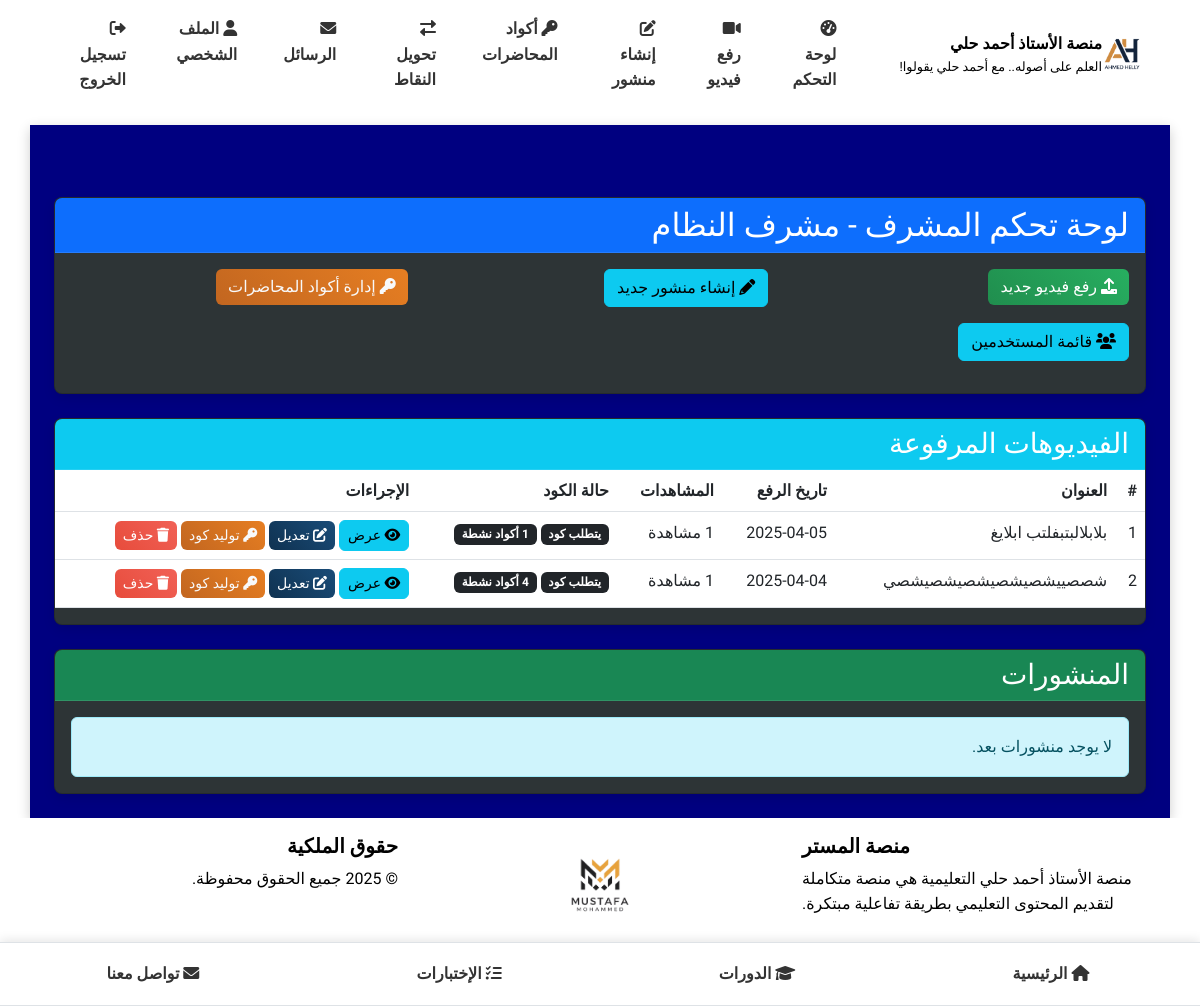
The page /admin/dashboard (signed in) on the database its author committed.
### models.py (models this page shows, shortened)
class User(UserMixin, db.Model):
    __tablename__ = 'users'
    id = db.Column(db.Integer, primary_key=True)
    username = db.Column(db.String(64), unique=True, nullable=False)
    full_name = db.Column(db.String(100), nullable=True)  # الاسم الثلاثي
    email = db.Column(db.String(100), nullable=True)  # البريد الإلكتروني للاستعادة
    phone = db.Column(db.String(20), nullable=True)   # رقم الهاتف للاستعادة
    password_hash = db.Column(db.String(256), nullable=False)
    role = db.Column(db.String(20), nullable=False)  # 'admin' or 'student'
    points = db.Column(db.Integer, default=0)  # نقاط المحفظة
    reset_token = db.Column(db.String(100), nullable=True)  # رمز استعادة كلمة المرور
    reset_token_expiry = db.Column(db.DateTime, nullable=True)  # تاريخ انتهاء صلاحية الرمز
    created_at = db.Column(db.DateTime, default=datetime.utcnow)  # تاريخ إنشاء الحساب
    videos = db.relationship('Video', backref='uploader', lazy='dynamic')
    comments = db.relationship('Comment', backref='author', lazy='dynamic')
    posts = db.relationship('Post', backref='author', lazy='dynamic')
    video_views = db.relationship('VideoView', backref='viewer', lazy='dynamic')
    def is_admin(self):
        return self.role == 'admin'

class Video(db.Model):
    __tablename__ = 'videos'
    id = db.Column(db.Integer, primary_key=True)
    title = db.Column(db.String(100), nullable=False)
    url = db.Column(db.String(200), nullable=True)  # يمكن أن يكون فارغًا في حالة رفع ملف
    file_path = db.Column(db.String(200), nullable=True)  # مسار الملف المرفوع
    description = db.Column(db.Text)
    uploaded_by = db.Column(db.Integer, db.ForeignKey('users.id'), nullable=False)
    created_at = db.Column(db.DateTime, default=datetime.utcnow)
    requires_code = db.Column(db.Boolean, default=True)  # هل تتطلب المحاضرة كود للوصول
    points_cost = db.Column(db.Integer, default=0)  # تكلفة الفيديو بالنقاط
    comments = db.relationship('Comment', backref='video', lazy='dynamic', cascade='all, delete-orphan')

### routes.py (the view)
@admin_bp.route('/dashboard')
@login_required
def dashboard():
    if not current_user.is_admin():
        abort(403)
    videos = Video.query.order_by(Video.created_at.desc()).all()
    posts = Post.query.order_by(Post.created_at.desc()).all()
    video_stats = {}
    for video in videos:
        views = VideoView.query.filter_by(video_id=video.id).all()
        viewers = User.query.join(VideoView, User.id == VideoView.user_id).filter(VideoView.video_id == video.id).all()
        active_codes = LectureCode.query.filter_by(video_id=video.id, is_active=True).all()
        video_stats[video.id] = {
            'views_count': len(views),
            'viewers': viewers,
            'active_codes': active_codes
        }
    return render_template('admin/dashboard.html', videos=videos, posts=posts, video_stats=video_stats)

### app.py (called while the page is built)
    @login_manager.user_loader
    def load_user(user_id):
        return User.query.get(int(user_id))

### routes.py (called while the page is built)
@app.context_processor
def inject_now():
    return {'now': datetime.now()}

### templates/admin/dashboard.html (shortened to what this page needs)
{% extends 'base.html' %}
{% block content %}
<div class="container mt-5 text-right">
    <div class="row">
        <div class="col-md-12">
            <div class="card mb-4">
                <div class="card-header bg-primary text-white">
                    <h2 class="mb-0">لوحة تحكم المشرف - {{ current_user.full_name }}</h2>
                </div>
                <div class="card-body">
                    <div class="row">
                        <div class="col-md-4 mb-3">
                            <a href="{{ url_for('admin.upload_video') }}" class="btn btn-success btn-block">
                                <i class="fa fa-upload"></i> رفع فيديو جديد
                            </a>
                        </div>
                        <div class="col-md-4 mb-3">
                            <a href="{{ url_for('admin.create_post') }}" class="btn btn-info btn-block">
                                <i class="fa fa-pencil"></i> إنشاء منشور جديد
                            </a>
                        </div>
                        <div class="col-md-4 mb-3">
                            <a href="{{ url_for('admin.lecture_codes') }}" class="btn btn-warning btn-block">
                                <i class="fa fa-key"></i> إدارة أكواد المحاضرات
                            </a>
                        </div>
                        <div class="col-md-4 mb-3">
                            <a href="{{ url_for('admin.users_list') }}" class="btn btn-info btn-block">
                                <i class="fas fa-users"></i> قائمة المستخدمين
                            </a>
                        </div>
                    </div>
                </div>
            </div>
            <div class="card mb-4">
                <div class="card-header bg-info text-white">
                    <h3 class="mb-0">الفيديوهات المرفوعة</h3>
                </div>
                <div class="card-body p-0">
                    {% if videos %}
                    <div class="table-responsive">
                        <table class="table table-hover">
                            <thead class="thead-light">
                                <tr>
                                    <th>#</th>
                                    <th>العنوان</th>
                                    <th>تاريخ الرفع</th>
                                    <th>المشاهدات</th>
                                    <th>حالة الكود</th>
                                    <th>الإجراءات</th>
                                </tr>
                            </thead>
                            <tbody>
                                {% for video in videos %}
                                <tr>
                                    <td>{{ loop.index }}</td>
                                    <td>{{ video.title }}</td>
                                    <td>{{ video.created_at.strftime('%Y-%m-%d') }}</td>
                                    <td>{{ video_stats[video.id]['views_count'] }} مشاهدة</td>
                                    <td>
                                        {% if video.requires_code %}
                                            <span class="badge bg-dark">يتطلب كود</span>
                                            {% if video_stats[video.id]['active_codes'] %}
                                                <span class="badge bg-dark">{{ video_stats[video.id]['active_codes']|length }} أكواد نشطة</span>
                                            {% else %}
                                                <span class="badge bg-dark">لا توجد أكواد نشطة</span>
                                            {% endif %}
                                        {% else %}
                                            <span class="badge bg-dark">متاح للجميع</span>
                                        {% endif %}
                                    </td>
                                    <td>
                                        <a href="{{ url_for('student.view_video', video_id=video.id) }}" class="btn btn-sm btn-info">
                                            <i class="fa fa-eye"></i> عرض
                                        </a>
                                        <a href="{{ url_for('admin.edit_video', video_id=video.id) }}" class="btn btn-sm btn-primary">
                                            <i class="fa fa-edit"></i> تعديل
                                        </a>
                                        {% if video.requires_code %}
                                            <form method="POST" action="{{ url_for('admin.create_lecture_code', video_id=video.id) }}" class="d-inline">
                                                <button type="submit" class="btn btn-sm btn-warning">
                                                    <i class="fa fa-key"></i> توليد كود
                                                </button>
                                            </form>
                                        {% endif %}
                                        <a href="{{ url_for('admin.delete_video', video_id=video.id) }}" class="btn btn-sm btn-danger" onclick="return confirm('هل أنت متأكد من حذف هذا الفيديو؟');">
                                            <i class="fa fa-trash"></i> حذف
                                        </a>
                                    </td>
                                </tr>
                                {% endfor %}
                            </tbody>
                        </table>
                    </div>
                    {% else %}
                    <div class="alert alert-info m-3">لا يوجد فيديوهات مرفوعة بعد.</div>
                    {% endif %}
                </div>
            </div>
            <div class="card">
                <div class="card-header bg-success text-white">
                    <h3 class="mb-0">المنشورات</h3>
                </div>
                <div class="card-body p-0">
                    {% if posts %}
                    <div class="table-responsive">
                        <table class="table table-hover">
                            <thead class="thead-light">
                                <tr>
                                    <th>#</th>
                                    <th>العنوان</th>
                                    <th>تاريخ النشر</th>
                                    <th>الإجراءات</th>
                                </tr>
                            </thead>
                            <tbody>
                                {% for post in posts %}
                                <tr>
                                    <td>{{ loop.index }}</td>
                                    <td>{{ post.title }}</td>
                                    <td>{{ post.created_at.strftime('%Y-%m-%d') }}</td>
                                    <td>
                                        <a href="{{ url_for('student.view_post', post_id=post.id) }}" class="btn btn-sm btn-info">
                                            <i class="fa fa-eye"></i> عرض
                                        </a>
                                        <a href="{{ url_for('admin.delete_post', post_id=post.id) }}" class="btn btn-sm btn-danger" onclick="return confirm('هل أنت متأكد من حذف هذا المنشور؟');">
                                            <i class="fa fa-trash"></i> حذف
                                        </a>
                                    </td>
                                </tr>
                                {% endfor %}
                            </tbody>
                        </table>
                    </div>
                    {% else %}
                    <div class="alert alert-info m-3">لا يوجد منشورات بعد.</div>
                    {% endif %}
                </div>
            </div>
        </div>
    </div>
</div>
{% endblock %}

### static/css/style.css (style rules this page uses)
:root { --primary-color: #1a4c78; --primary-light: #2c6ca8; --primary-dark: #0f3251; --secondary-color: #27ae60; --secondary-light: #4cc482; --secondary-dark: #208e4e; --accent-color: #e67e22; --accent-light: #f4a261; --accent-dark: #c26620; --danger-color: #e74c3c; --text-light: #f8f9fa; --text-dark: #343a40; --bg-light: #ffffff; --bg-dark: #111111; --bg-card: #2d3436; --bg-card-dark: #222; --header-height: 80px; }
body { direction: rtl; text-align: right; font-family: 'Tajawal', 'Segoe UI', Tahoma, Geneva, Verdana, sans-serif; line-height: 1.6; color: #333; background-color: var(--bg-light); transition: background-color 0.3s ease; display: flex; flex-direction: column; min-height: 100vh; }
.card { animation: fadeIn 0.6s ease-out; border-radius: 8px; overflow: hidden; box-shadow: 0 4px 12px rgba(0,0,0,0.1); transition: all 0.3s ease; background-color: var(--bg-card); color: var(--text-light); }
.card .card-header { background-color: var(--bg-card-dark); color: var(--text-light); border-bottom: 1px solid rgba(255,255,255,0.1); }
.btn { transition: all 0.3s ease; border-radius: 6px; font-weight: 500; }
.btn-primary { background: linear-gradient(45deg, var(--primary-dark), var(--primary-color)); border: none; }
.btn-success { background: linear-gradient(45deg, var(--secondary-dark), var(--secondary-color)); border: none; }
.btn-danger { background: linear-gradient(45deg, var(--danger-color), #f16156); border: none; }
.btn-warning { background: linear-gradient(45deg, var(--accent-dark), var(--accent-color)); border: none; color: var(--text-light); }

### templates/base.html (style rules this page uses)
body { font-family: 'Tajawal', sans-serif; }

### rows shown on the page
User: full_name "مشرف النظام"
Video: title "بلابلالبتبفلتب ابلايغ", created_at "2025-04-05", video_stats "1"
Video: title "شصصييشصيشصيشصيشصيشصي", created_at "2025-04-04", video_stats "4"
